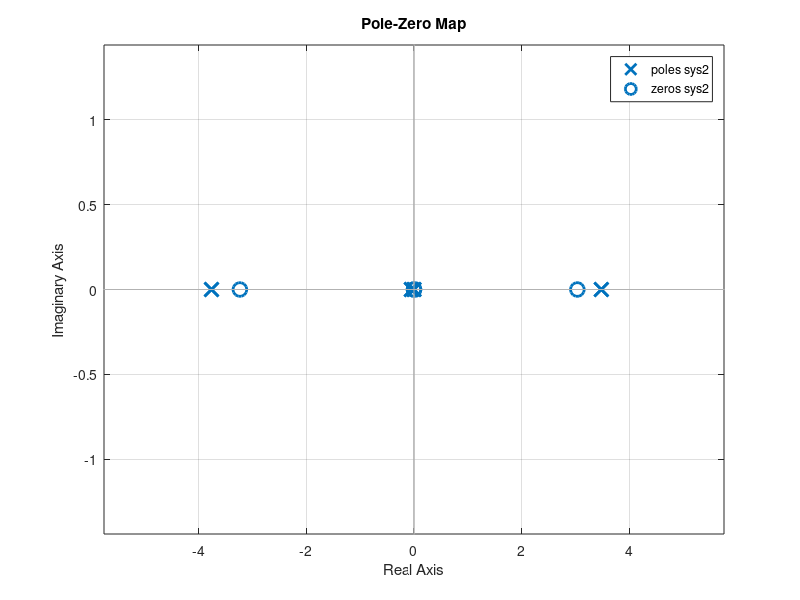

Reproduce this figure in MATLAB.
mc = 1.5;
mp = 0.5;
g = 9.82;
L = 1;
d1 = 0.1;
d2 = 0.1;
A = [0           0               1                 0;
     0           0               0                 1;
     0       (g*mp)/mc        -d1/mc          -d2/(L*mc);
     0    (g*(mc+mp))/(mc*L)   -d1/(L*mc)    -(d2*(mc+mp))/(L*L*mc*mp)];
B = [0 0 1/mc 1/(L*mc)]';
C1 = [0 1 0 0]; %q2 as output
C2 = [1 0 0 0]; %q1 as output
D = 0;
sys1 = ss(A,B,C1,D);
sys2 = ss(A,B,C2,D);
%eigs = eig(A)
%p1 = pole(sys1)
%p2 = pole(sys2)
%z1 = zero(sys1)
%z2 = zero(sys2)
pzmap(sys1)
pzmap(sys2)
grid on
%isstable(sys1) #This will be 1 if the system is stable. 
Q = ctrb(sys1); % Returns matrix Q
i = rank(Q) %If rank(i) is 4 then the system is controllable.
R = obsv(sys1);
j = rank(R) %If rank(j) is 4 then system is observable.


% In both the cases of q1 and q2 the system is unstable as it can be seen that we recieve a positive eigenvalue.
